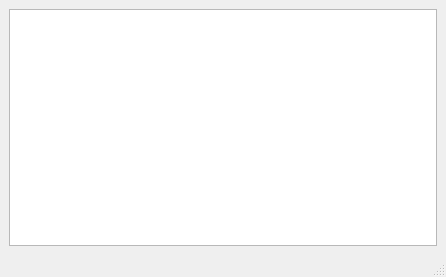
<?xml version="1.0" encoding="UTF-8"?>
<ui version="4.0">
 <class>MDIWindow</class>
 <widget class="QMainWindow" name="MDIWindow">
  <property name="geometry">
   <rect>
    <x>0</x>
    <y>0</y>
    <width>446</width>
    <height>277</height>
   </rect>
  </property>
  <property name="windowTitle">
   <string>MainWindow</string>
  </property>
  <widget class="QWidget" name="centralwidget">
   <layout class="QVBoxLayout" name="verticalLayout">
    <item>
     <widget class="QListWidget" name="listWidget"/>
    </item>
   </layout>
  </widget>
  <widget class="QMenuBar" name="menubar">
   <property name="geometry">
    <rect>
     <x>0</x>
     <y>0</y>
     <width>446</width>
     <height>21</height>
    </rect>
   </property>
  </widget>
  <widget class="QStatusBar" name="statusbar"/>
 </widget>
 <resources/>
 <connections/>
</ui>
